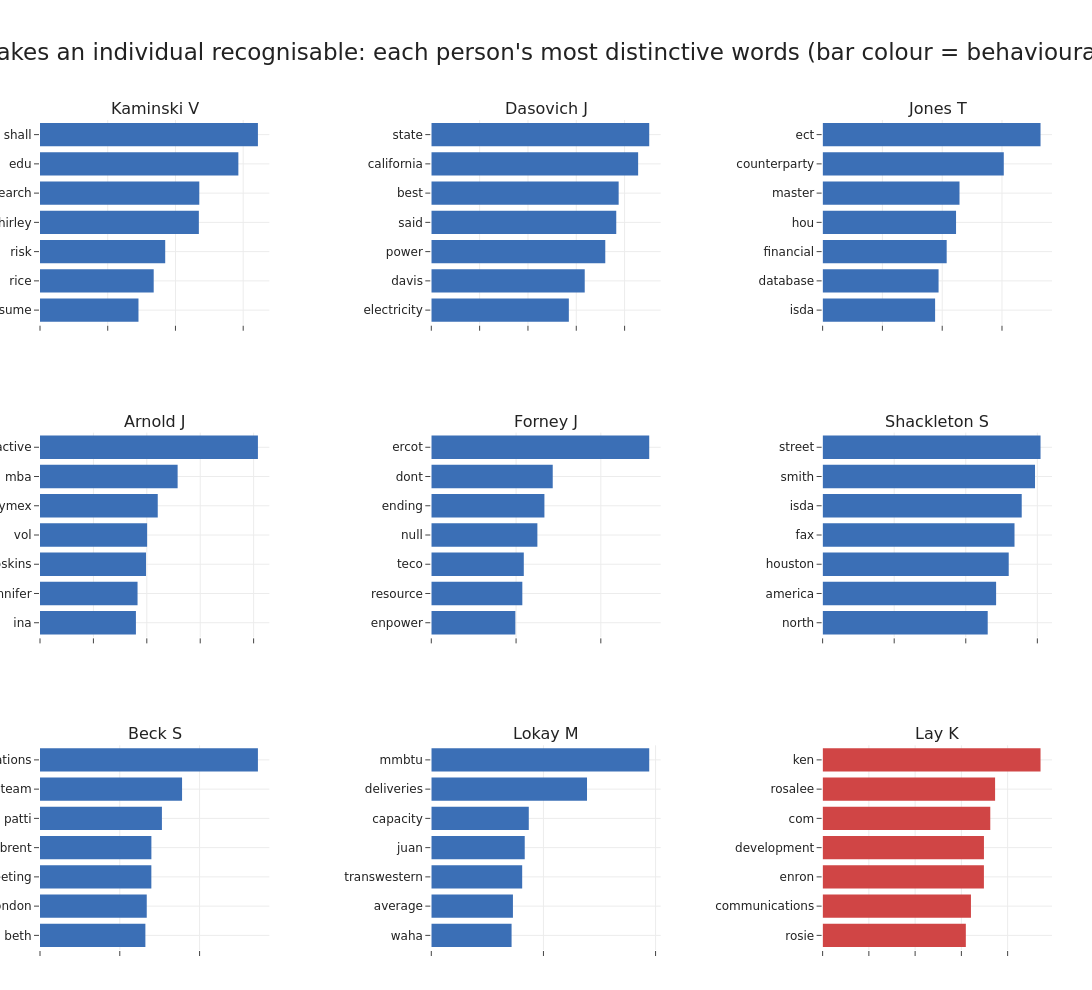

Notebook source saved alongside this figure:
### Markdown cell above
## What makes an individual recognisable

If individuals are that identifiable, what gives them away? For a handful of
well-known people we take the words most over-represented in their own mail
against everyone else's, using a log-odds measure with a shrinkage prior so rare
words do not dominate, and drop each person's own name. Every one resolves into a
clear topic signature: Kaminski into research, risk and Rice; Dasovich into
California, the state and electricity; Tana Jones into counterparties and ISDA
masters; John Arnold into NYMEX and volatility; Forney into ERCOT and the
power desk; Lokay into pipeline capacity and the Waha hub. These are the
differences between individual persons that the author-identification score was
picking up, and the raw material a per-person embedding will encode more fully.

### Code cell
cv = CountVectorizer(max_features=4000, stop_words="english", min_df=8,
                     token_pattern=r"[a-z][a-z]{2,}")
pdocs = (authored[(authored["body_chars"] > 0) & (~authored["body_is_boilerplate"])
         & (~authored["body_empty_after_clean"]) & authored["sender_person"].isin(keep)]
         .groupby("sender_person")["body"].apply(lambda s: " ".join(s.astype(str))))
Cc = cv.fit_transform(pdocs.values)
vv = np.array(cv.get_feature_names_out())
tot = np.asarray(Cc.sum(0)).ravel(); Ntot = tot.sum(); A0 = 2000.0; aw = A0 * tot / Ntot
pidx = {p: i for i, p in enumerate(pdocs.index)}
# tokens to suppress per person: their own first/last name, so the chart shows
# topical distinctiveness rather than the fact that they sign their own name
NAMES = {r.owner: ({t for t in str(r.first_name).lower().split()}
                   | {t for t in str(r.last_name).lower().split()})
         for r in roles.itertuples()}

def distinct_words(p, k=7):
    yi = np.asarray(Cc[pidx[p]].todense()).ravel(); ni = yi.sum()
    yr = tot - yi; nr = Ntot - ni
    d = (np.log((yi + aw) / (ni + A0 - yi - aw))
         - np.log((yr + aw) / (nr + A0 - yr - aw)))
    z = d / np.sqrt(1 / (yi + aw) + 1 / (yr + aw))
    own = set(disp(p).lower().split()) | {p.split("-")[0]} | NAMES.get(p, set())
    out = [(vv[j], float(z[j])) for j in z.argsort()[::-1] if vv[j] not in own][:k]
    return out[::-1]

PEOPLE = [p for p in ["kaminski-v", "dasovich-j", "jones-t", "arnold-j", "forney-j",
          "shackleton-s", "beck-s", "lokay-m", "lay-k"] if p in pidx]
ncol = 3; nrow = math.ceil(len(PEOPLE) / ncol)
fig = make_subplots(rows=nrow, cols=ncol, horizontal_spacing=0.16, vertical_spacing=0.13,
    subplot_titles=[f"{disp(p)}" for p in PEOPLE])
for i, p in enumerate(PEOPLE):
    r, c = i // ncol + 1, i % ncol + 1
    ws = distinct_words(p, 7)
    col = CMAP[cl_name[p]] if p in cl_name else BLUE
    fig.add_trace(go.Bar(y=[w for w, _ in ws], x=[z for _, z in ws], orientation="h",
        marker_color=col, showlegend=False), row=r, col=c)
    fig.update_xaxes(showticklabels=False, row=r, col=c)
    fig.update_yaxes(tickfont=dict(size=12), row=r, col=c)
fig.update_layout(
    title="What makes an individual recognisable: each person's most distinctive words "
          "(bar colour = behavioural group)")
save_fig(fig, "p10_distinctive_words.png", w=1250, h=330 * nrow,
         margin=dict(l=40, r=40, t=120, b=40))

### Figure 1 — Plotly figure (JSON) as saved in the notebook; plotly's stock layout.template omitted (floating-point values rounded to 4 significant figures)
{"data": [{"marker": {"color": "#3b6fb6"}, "orientation": "h", "showlegend": false, "type": "bar", "x": [29.08, 33.58, 36.97, 46.91, 47.04, 58.57, 64.35], "xaxis": "x", "y": ["resume", "rice", "risk", "shirley", "research", "edu", "shall"], "yaxis": "y"}, {"marker": {"color": "#3b6fb6"}, "orientation": "h", "showlegend": false, "type": "bar", "x": [56.93, 63.5, 72.0, 76.55, 77.54, 85.6, 90.19], "xaxis": "x2", "y": ["electricity", "davis", "power", "said", "best", "california", "state"], "yaxis": "y2"}, {"marker": {"color": "#3b6fb6"}, "orientation": "h", "showlegend": false, "type": "bar", "x": [37.63, 38.79, 41.5, 44.63, 45.79, 60.6, 72.89], "xaxis": "x3", "y": ["isda", "database", "financial", "hou", "master", "counterparty", "ect"], "yaxis": "y3"}, {"marker": {"color": "#3b6fb6"}, "orientation": "h", "showlegend": false, "type": "bar", "x": [17.96, 18.27, 19.85, 20.06, 22.05, 25.77, 40.8], "xaxis": "x4", "y": ["ina", "jennifer", "hoskins", "vol", "nymex", "mba", "active"], "yaxis": "y4"}, {"marker": {"color": "#3b6fb6"}, "orientation": "h", "showlegend": false, "type": "bar", "x": [19.83, 21.48, 21.82, 25.03, 26.69, 28.65, 51.42], "xaxis": "x5", "y": ["enpower", "resource", "teco", "null", "ending", "dont", "ercot"], "yaxis": "y5"}, {"marker": {"color": "#3b6fb6"}, "orientation": "h", "showlegend": false, "type": "bar", "x": [46.13, 48.47, 52.0, 53.62, 55.63, 59.35, 60.89], "xaxis": "x6", "y": ["north", "america", "houston", "fax", "isda", "smith", "street"], "yaxis": "y6"}, {"marker": {"color": "#3b6fb6"}, "orientation": "h", "showlegend": false, "type": "bar", "x": [26.41, 26.76, 27.91, 27.92, 30.56, 35.61, 54.62], "xaxis": "x7", "y": ["beth", "london", "meeting", "brent", "patti", "team", "operations"], "yaxis": "y7"}, {"marker": {"color": "#3b6fb6"}, "orientation": "h", "showlegend": false, "type": "bar", "x": [35.79, 36.4, 40.52, 41.65, 43.47, 69.43, 97.17], "xaxis": "x8", "y": ["waha", "average", "transwestern", "juan", "capacity", "deliveries", "mmbtu"], "yaxis": "y8"}, {"marker": {"color": "#d04545"}, "orientation": "h", "showlegend": false, "type": "bar", "x": [30.96, 32.07, 34.87, 34.88, 36.25, 37.29, 47.11], "xaxis": "x9", "y": ["rosie", "communications", "enron", "development", "com", "rosalee", "ken"], "yaxis": "y9"}], "layout": {"annotations": [{"font": {"size": 16}, "showarrow": false, "text": "Kaminski V", "x": 0.1133, "xanchor": "center", "xref": "paper", "y": 1.0, "yanchor": "bottom", "yref": "paper"}, {"font": {"size": 16}, "showarrow": false, "text": "Dasovich J", "x": 0.5, "xanchor": "center", "xref": "paper", "y": 1.0, "yanchor": "bottom", "yref": "paper"}, {"font": {"size": 16}, "showarrow": false, "text": "Jones T", "x": 0.8867, "xanchor": "center", "xref": "paper", "y": 1.0, "yanchor": "bottom", "yref": "paper"}, {"font": {"size": 16}, "showarrow": false, "text": "Arnold J", "x": 0.1133, "xanchor": "center", "xref": "paper", "y": 0.6233, "yanchor": "bottom", "yref": "paper"}, {"font": {"size": 16}, "showarrow": false, "text": "Forney J", "x": 0.5, "xanchor": "center", "xref": "paper", "y": 0.6233, "yanchor": "bottom", "yref": "paper"}, {"font": {"size": 16}, "showarrow": false, "text": "Shackleton S", "x": 0.8867, "xanchor": "center", "xref": "paper", "y": 0.6233, "yanchor": "bottom", "yref": "paper"}, {"font": {"size": 16}, "showarrow": false, "text": "Beck S", "x": 0.1133, "xanchor": "center", "xref": "paper", "y": 0.2467, "yanchor": "bottom", "yref": "paper"}, {"font": {"size": 16}, "showarrow": false, "text": "Lokay M", "x": 0.5, "xanchor": "center", "xref": "paper", "y": 0.2467, "yanchor": "bottom", "yref": "paper"}, {"font": {"size": 16}, "showarrow": false, "text": "Lay K", "x": 0.8867, "xanchor": "center", "xref": "paper", "y": 0.2467, "yanchor": "bottom", "yref": "paper"}], "height": 990, "margin": {"b": 40, "l": 40, "r": 40, "t": 120}, "title": {"text": "What makes an individual recognisable: each person's most distinctive words (bar colour = behavioural group)"}, "width": 1250, "xaxis": {"anchor": "y", "domain": [0.0, 0.2267], "showticklabels": false}, "xaxis2": {"anchor": "y2", "domain": [0.3867, 0.6133], "showticklabels": false}, "xaxis3": {"anchor": "y3", "domain": [0.7733, 1.0], "showticklabels": false}, "xaxis4": {"anchor": "y4", "domain": [0.0, 0.2267], "showticklabels": false}, "xaxis5": {"anchor": "y5", "domain": [0.3867, 0.6133], "showticklabels": false}, "xaxis6": {"anchor": "y6", "domain": [0.7733, 1.0], "showticklabels": false}, "xaxis7": {"anchor": "y7", "domain": [0.0, 0.2267], "showticklabels": false}, "xaxis8": {"anchor": "y8", "domain": [0.3867, 0.6133], "showticklabels": false}, "xaxis9": {"anchor": "y9", "domain": [0.7733, 1.0], "showticklabels": false}, "yaxis": {"anchor": "x", "domain": [0.7533, 1.0], "tickfont": {"size": 12}}, "yaxis2": {"anchor": "x2", "domain": [0.7533, 1.0], "tickfont": {"size": 12}}, "yaxis3": {"anchor": "x3", "domain": [0.7533, 1.0], "tickfont": {"size": 12}}, "yaxis4": {"anchor": "x4", "domain": [0.3767, 0.6233], "tickfont": {"size": 12}}, "yaxis5": {"anchor": "x5", "domain": [0.3767, 0.6233], "tickfont": {"size": 12}}, "yaxis6": {"anchor": "x6", "domain": [0.3767, 0.6233], "tickfont": {"size": 12}}, "yaxis7": {"anchor": "x7", "domain": [0.0, 0.2467], "tickfont": {"size": 12}}, "yaxis8": {"anchor": "x8", "domain": [0.0, 0.2467], "tickfont": {"size": 12}}, "yaxis9": {"anchor": "x9", "domain": [0.0, 0.2467], "tickfont": {"size": 12}}}}
